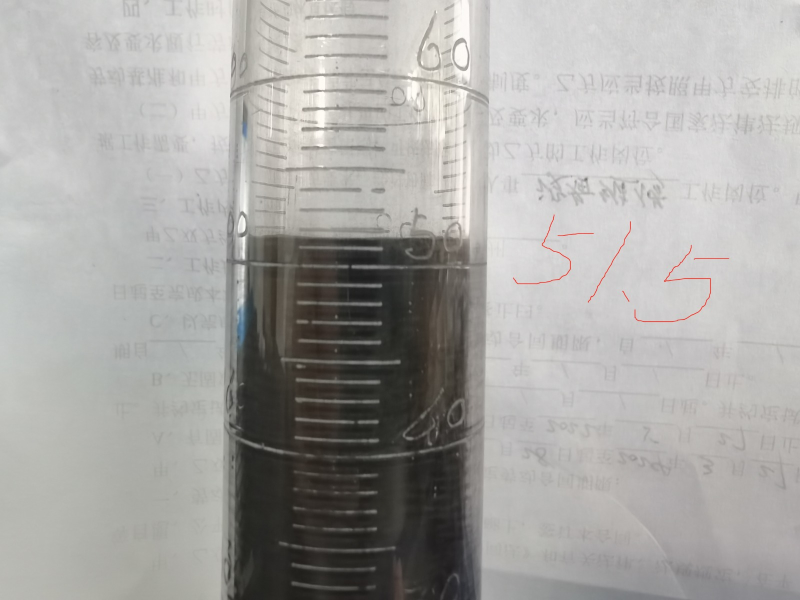
#> input picture sample1.jpg, 1600 x 1200 px, given in place of the camera (shown at 1/2 size)
$ python threshTuningTrackbar_2.py
#> lines starting #> are read from the running program, lines starting #| are printed output that depends on the picture; after the words box and inside, x2 and y2 are one past the last pixel; in counts of white or black regions, pixels touching at a corner belong together
#> further down, img is the input picture: shape (1200, 1600, 3); mean B, G, R 164.9, 167.5, 168.7
### edgeDetect.py
# image capture and compare with one queryImg using FLANN match
# feature completed on Dec 1, functionally working.
# Dec 2, start to get more training pictures, load them in advance, compare all of them
# with target image to find the most matched one

import cv2 as cv
import numpy as np
# from cv2 import xfeatures2d
from os import walk
import math


# [54 lines left out: functions euclideanDist, rescaleFrame, setFrameRes, reorder, not called in this run]


# find 4 corners that are closed graph with minArea,cornerNumber
def getRequiredContoursByHarrisCorner(img, blurr_level, threshold_1,threshold_2,kernel,
                        blockSize=2,ksize=3,k=0.04,
                        draw=True, needPreProcess=True):
    """

    :param img: original image
    :param blurr_level: kernel size for GaussianBlur
    :param threshold_1: canny threshold 1
    :param threshold_2: canny threshold 2
    :param kernel:  dilate and erode kernel
    :param draw:  draw a rectangle around detected contour  or not ?
    :return: img , list of satisfactory contours_related info (area, approx, boundingbox )
    """
#> called with blurr_level = 5, threshold_1 = 86, threshold_2 = 245, kernel = array of shape (5, 5), blockSize = 2, ksize = 3, k = 0.04, draw = False
    if needPreProcess:
        gray = cv.cvtColor(img, cv.COLOR_BGR2GRAY)
        blur = cv.GaussianBlur(gray, (blurr_level, blurr_level), 1)
        imgCanny = cv.Canny(blur, threshold_1,threshold_2)
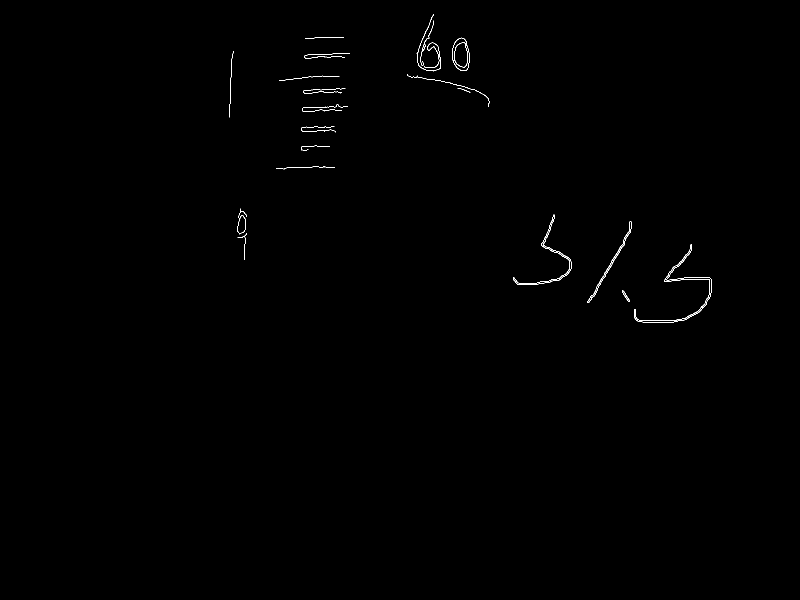
#> imgCanny: shape (1200, 1600) (shown at 1/2 size); 0.24% white in thin lines or dots, all inside (x1, y1, x2, y2) = (459, 28, 1423, 645)
        imgDilate = cv.dilate(imgCanny, kernel=kernel, iterations=3)
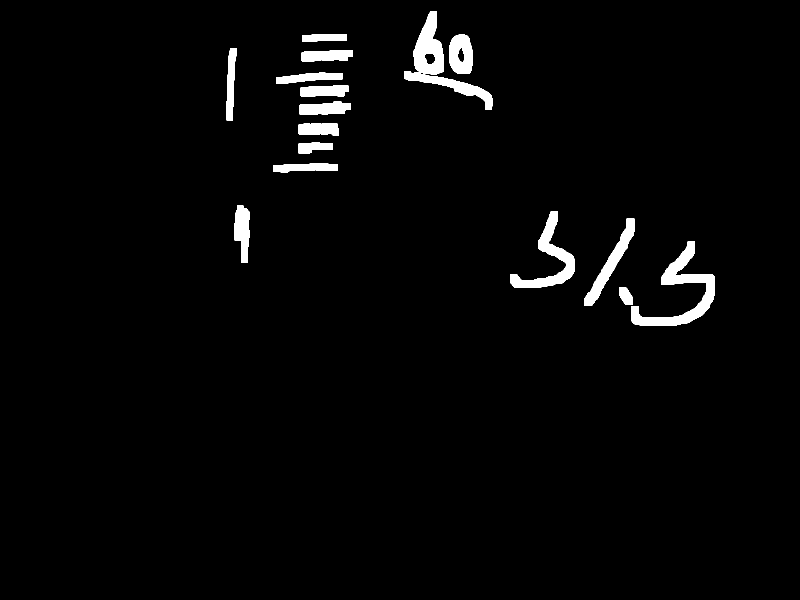
#> imgDilate: shape (1200, 1600) (shown at 1/2 size); 2.4% white; 16 white regions, largest, box (x1, y1, x2, y2) and area: (808, 22, 985, 220) 8135, (1262, 483, 1429, 651) 7489, (1020, 423, 1149, 575) 5335
        imgErode = cv.erode(imgDilate, kernel, iterations=3)
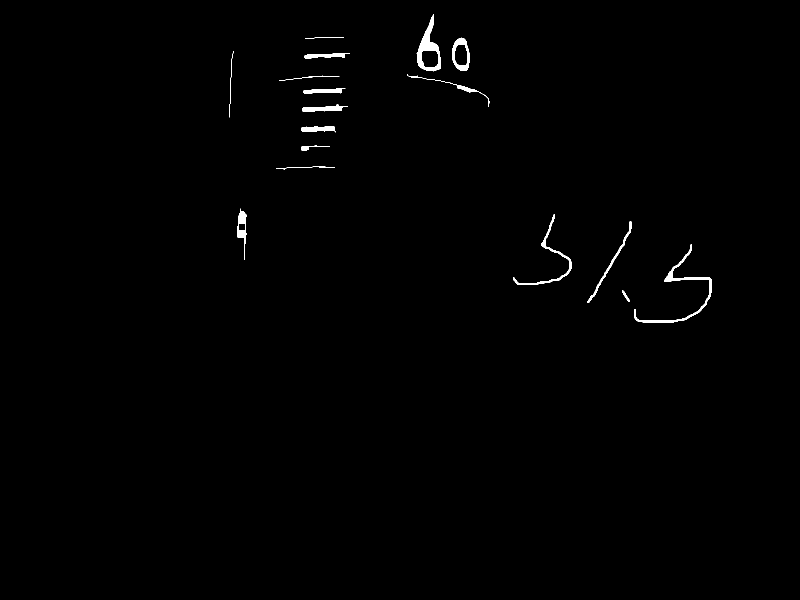
#> imgErode: shape (1200, 1600) (shown at 1/2 size); 0.56% white; 17 white regions, largest, box (x1, y1, x2, y2) and area: (833, 28, 882, 143) 1894, (1268, 489, 1423, 645) 1705, (1026, 429, 1143, 569) 1075
    else:
        imgErode = img

    grayf32 = np.float32(imgErode)
    dst = cv.cornerHarris(grayf32, blockSize=blockSize, ksize=ksize, k=k)
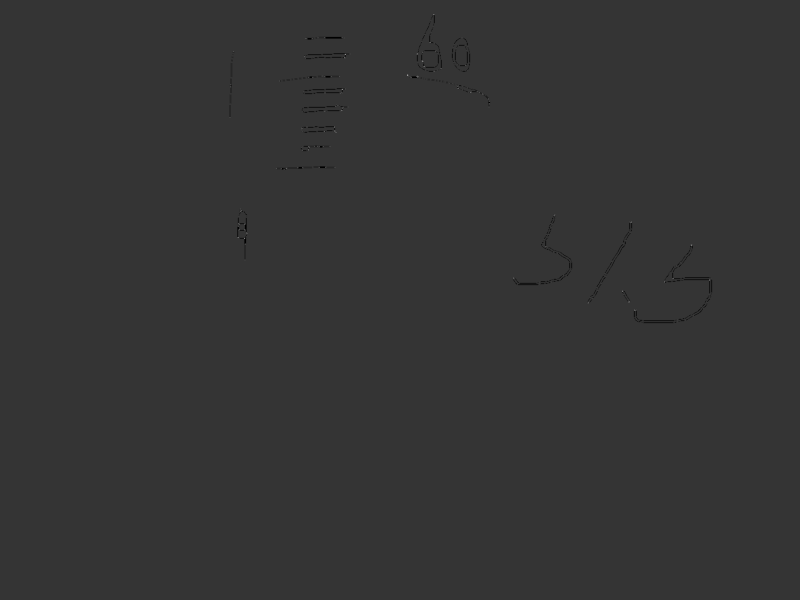
#> dst: shape (1200, 1600) float32 (shown at 1/2 size); min -169130016, max 648276736, mean -323625; drawn with min black and max white

    if dst is None:
        return False, None
    finalContours = []
    img[dst > 0.01*dst.max()] = [0,0,255]
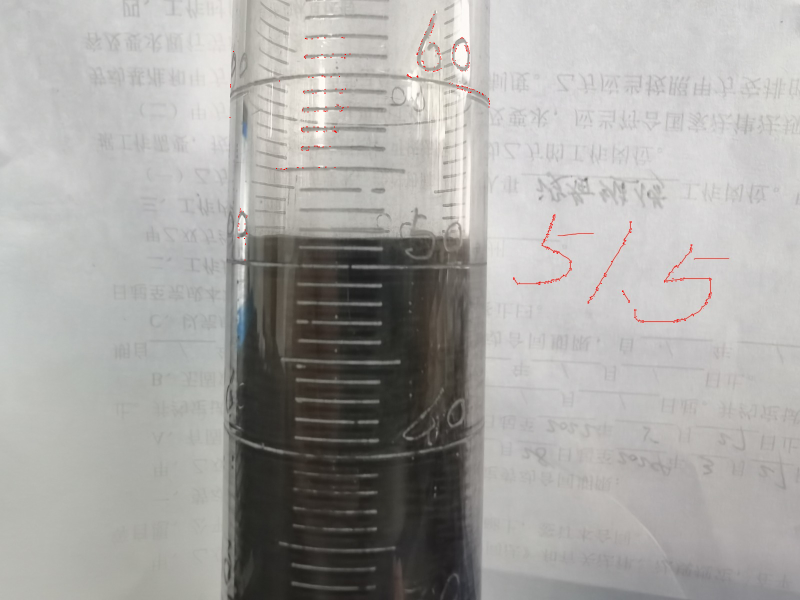
#> img: shape (1200, 1600, 3) (shown at 1/2 size); 0.08% of pixels changed, all inside (x1, y1, x2, y2) = (459, 28, 1424, 646)

    return img, finalContours

    dst = cv.dilate(dst, None)
    ret, dst = cv.threshold(dst, 0.01*dst.max(), 255, 0)
    dst = np.uint8(dst)

    # find centroids
    ret, labels, stats, centroids = cv.connectedComponentsWithStats(dst)
    # define the criteria to stop and refine the corners
    criteria = (cv.TERM_CRITERIA_EPS + cv.TERM_CRITERIA_MAX_ITER, 100, 0.001)
    corners = cv.cornerSubPix(grayf32,np.float32(centroids),(5,5),(-1,-1),criteria)
    # Now draw them
    res = np.hstack((centroids,corners))
    res = np.int0(res)
    if draw:
        img[res[:,1],res[:,0]]=[0,0,255]
        img[res[:,3],res[:,2]] = [0,255,0]
        # cv.imwrite('subpixel5.png', img)

    #
    # points = reorder((res[:,1], res[:,0]))

    # for c in contours:
    #     area = cv.contourArea(c)
    #     peri = cv.arcLength(c, True)
    #     approx = cv.approxPolyDP(c, 0.01*peri, True)
    #
    #     # reorder approximate points array in the  order of
    #     # 1(topleft),2(topright),3(bottomleft),4(bottomright)
    #
    #     if area <= maxArea and area >= minArea and len(approx) >= cornerNumber:
    #         #find approx bounding box coordinates, and draw it in Green
    #         x,y,w,h = cv.boundingRect(c)
    #         # if draw:
    #         # cv.rectangle(img, (x,y),(x+w,y+h),(0,255,0), 2)
    #         # cv.putText(img,"area={:.1f}".format(area),(x,y+30),
    #         #            cv.FONT_HERSHEY_COMPLEX_SMALL,1,(255,0,0),2)
    #
    #         # bbox = cv.boundingRect(approx)
    #         #find minimum area of the contour
    #         rect = cv.minAreaRect(approx)
    #         # (x,y),(w,h) ,angle = rect    x,y is the center, w is width, h is height of the round rectangle
    #         # calculate coordinates of the minimum area rectangle
    #         box = cv.boxPoints(rect)
    #
    #         # normalize coordinates to integers
    #         box = np.int0(box)
    #         # print('area ={}, minAreaRect box coordinates = {}'.format(area, box))
    #
    #         #draw the contour's minAreaRect box in RED
    #         if draw: cv.drawContours(img, [box], 0, (0, 0, 255), 2)
    #
    #         finalContours.append((area, approx, box))
    #         # # calculate center and radius of minimum enclosing circle
    #         # (x,y),r = cv.minEnclosingCircle(c)
    #         # # cast to integers
    #         # center = (int(x),int(y))
    #         # radius = int(r)
    #         # # draw minEnclosingCircle in blue
    #         # cv.circle(img, center, radius, (255, 0, 0), 2)
    #
    # # cv.imshow(windowName, img)
    # # sort the list by contour's area, so that the larger contours are in the first
    # finalContours = sorted(finalContours, key=lambda x: x[0], reverse=True)
    # finalContours.append((200, approx, box))
    return img, finalContours


# find contours that  are closed graph with minArea,cornerNumber,
# used to look for the upper water level inside test tube
# this function plays extremely  important role.!!! be careful of input parameters
# [567 lines left out: functions getRequiredContoursByThreshold, getRequiredContours, warpImg, extractValidROI, isolateROI, lineDetection and 5 more, not called in this run]


cameraResW = 1920
cameraResH = 1080
scale = 2
wP = 300*scale
hP = 300*scale
SY,EY = 416, 960
SX,EX = 768, 1364
MAX_DES_DIFF_PER = 0.34     # allowable maximum descriptors number difference in percentage when comparing 2 images
MIN_MATCHED_PER =0.70       # threshold , minimum matched descriptors number in percentage when comparing 2 images
import argparse, os.path

# [130 lines that do not run on import are left out]

### threshTuningTrackbar_2.py
# import numpy as np
# import cv2 as cv
# filename = '1.png'
# img = cv.imread(filename)
# gray = cv.cvtColor(img, cv.COLOR_BGR2GRAY)
# gray = np.float32(gray)
# dst = cv.cornerHarris(gray,2,3,0.04)
# #result is dilated for marking the corners, not important
# dst = cv.dilate(dst,None)
# # Threshold for an optimal value, it may vary depending on the image.
# img[dst>0.01*dst.max()]=[0,0,255]
# cv.imshow('dst',img)
# if cv.waitKey(0) & 0xff == 27:
#     cv.destroyAllWindows()
#
# utility to try out different blur level and threshold level
# in order to get a good contour rectangle
#
# press 'a' key to save current images(original,detected,warped_image) to disk for late checking
#     press esc key to exit

import cv2
import numpy as np
from edgeDetect import warpImg,getRequiredContoursByHarrisCorner
import argparse

def func(x):
    pass


cameraResW = 800
cameraResH = 600
scale = 2
wP = 300*scale
hP = 300*scale


if __name__ == '__main__':
    parser = argparse.ArgumentParser(description="utility to tune thresholds")
    parser.add_argument("--liveMode", dest='webCam', help='use camera to capture (1) or simulate (0)', default=1, type=int)
    args = parser.parse_args()
    print(args)

    if args.webCam:
        camera = cv2.VideoCapture(0)
        camera.set(3,cameraResW)
        camera.set(4,cameraResH)
        originalFileName = 'originLiveCapture.png'

    else:
        originalFileName = "./bak_pictures/chessboard.jpg"
        img = cv2.imread(originalFileName)

    windowName = 'looking for main Contour image by corner detection '
    cv2.namedWindow(windowName)

    saveLcdScreenMarked = False
    saveWarpImg = False
    saveLcdInternal = False
    drawRect = False


    tbHarrisBlockSize = 'Harris BlockSize'
    tbHarrisKSize = "Harris KSize"
    tbHarrisK = 'Harris K'
    cv2.createTrackbar(tbHarrisBlockSize, windowName, 2, 50, func)
    cv2.createTrackbar(tbHarrisKSize, windowName, 2, 31, func)
    cv2.createTrackbar(tbHarrisK, windowName, 1, 100, func)

    tbCannyThr1 = 'canny threshold low'
    tbCannyThr2 = 'canny threshold high'
    cv2.createTrackbar(tbCannyThr1, windowName, 0, 255, func)
    cv2.createTrackbar(tbCannyThr2, windowName, 0, 255, func)
    tbBlurlevel = 'blur level'
    cv2.createTrackbar(tbBlurlevel, windowName, 1, 50, func)

    tbMinArea = 'minArea'
    tbMaxArea = 'maxArea'
    cv2.createTrackbar(tbMinArea, windowName, 20, 50000, func)
    cv2.createTrackbar(tbMaxArea, windowName, 20, 500000, func)

    switch = '0 : Origin\n1 : Gray\n2 : blur\n 3: Canny\n 4: dilate\n 5:erode\n'
    cv2.createTrackbar(switch, windowName, 0, 5, func)
    cv2.setTrackbarPos(switch, windowName, 5)
    cv2.setTrackbarPos(tbBlurlevel, windowName, 4)
    cv2.setTrackbarPos(tbMinArea, windowName, 50000)
    cv2.setTrackbarPos(tbMaxArea, windowName, 78773)
    cv2.setTrackbarPos(tbCannyThr1, windowName, 86)
    cv2.setTrackbarPos(tbCannyThr2, windowName, 245)

    cv2.setTrackbarPos(tbHarrisBlockSize, windowName, 2)
    cv2.setTrackbarPos(tbHarrisKSize, windowName, 3)
    cv2.setTrackbarPos(tbHarrisK, windowName, 4)

    kernel = np.ones((5, 5))
    while(1):
        if args.webCam:
            success, img = camera.read()
            if not success:
                break
        threshold_1 = cv2.getTrackbarPos(tbCannyThr1, windowName)
        threshold_2 = cv2.getTrackbarPos(tbCannyThr2, windowName)
        blurr_level = cv2.getTrackbarPos(tbBlurlevel, windowName)
        blurr_level = (lambda x: x+1 if x % 2 == 0 else x)(blurr_level)    # avoid even

        minArea = cv2.getTrackbarPos(tbMinArea, windowName)
        maxArea = cv2.getTrackbarPos(tbMaxArea, windowName)
        s = cv2.getTrackbarPos(switch, windowName)

        harrisBlkSize = cv2.getTrackbarPos(tbHarrisBlockSize, windowName)
        if harrisBlkSize in [0, 1]:
            harrisBlkSize = 2
        harrisKSize = cv2.getTrackbarPos(tbHarrisKSize, windowName)
        harrisKSize = (lambda x: x+1 if x % 2 == 0 else x)(harrisKSize)    # avoid even
        harrisK = cv2.getTrackbarPos(tbHarrisK, windowName)*0.01

        gray = cv2.cvtColor(img, cv2.COLOR_BGR2GRAY)
        if s == 0:
            cv2.imshow(windowName, img)
        elif s == 1:
            cv2.imshow(windowName, gray)
        elif s == 2:
            blur = cv2.GaussianBlur(gray, (blurr_level, blurr_level), 1)
            cv2.imshow(windowName, blur)
        elif s == 3:
            blur = cv2.GaussianBlur(gray, (blurr_level, blurr_level), 1)
            imgCanny = cv2.Canny(blur, threshold_1, threshold_2)
            cv2.imshow (windowName, imgCanny)

        elif s == 4:
            blur = cv2.GaussianBlur(gray, (blurr_level, blurr_level), 1)
            imgCanny = cv2.Canny(blur, threshold_1, threshold_2)
            imgDilate = cv2.dilate(imgCanny, kernel=kernel, iterations=3)
            cv2.imshow (windowName, imgDilate)
        elif s == 5:
            # get the lcd Screen part rectangle from original img
            contours_img = img.copy()
            contours_img, conts = getRequiredContoursByHarrisCorner(contours_img, blurr_level, threshold_1, threshold_2,
                                                      kernel,
                                                      blockSize=harrisBlkSize, ksize=harrisKSize,k=harrisK, draw=drawRect,
                                                      needPreProcess=True)
#> conts = []
            cv2.imshow(windowName,contours_img)
            if len(conts) != 0:
                print('conts = {}'.format(conts))
                minAreaRectBox = conts[0][2]
                # project the lcd screen to (wP,hP) size, make a imgWarp for the next step
                imgWarp = warpImg(contours_img, minAreaRectBox, wP, hP)
                cv2.imshow('warped lcd screen img', imgWarp)

            # end of getcontours
        k = cv2.waitKey(1) & 0xFF
#> (key Esc is pressed here)
        if k == 27:
            break
        if k == ord('a') or k == 'A':
        # save current frames(lcdScreenMarkedout, warpImg and contours_img2) to disk
            saveLcdScreenMarked = True
            saveWarpImg = True
            saveLcdInternal = True
        elif k == ord('d') or k == ord('D'):  # enable draw rectangle around contours
            drawRect = True
        elif k == ord('u') or k == ord('U'):  # disable draw rectangle around contours
            drawRect = False

    cv2.destroyAllWindows()

$ run again, on sample3.jpg
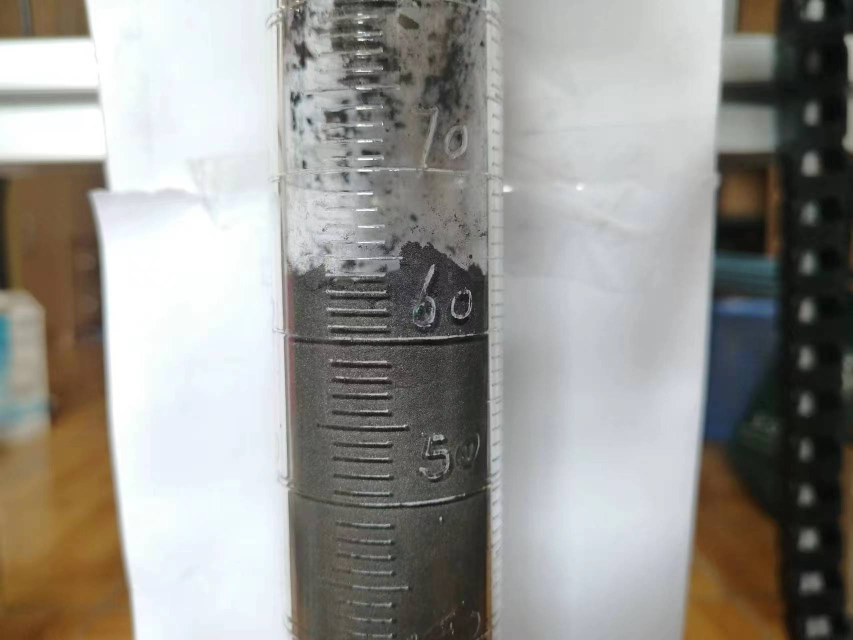
#> input picture sample3.jpg, 1706 x 1280 px, given in place of the camera (shown at 1/2 size)
#> img is the input picture: shape (1280, 1706, 3); mean B, G, R 144, 148.9, 150.7
#> in getRequiredContoursByHarrisCorner, `imgCanny = cv.Canny(blur, threshold_1,threshold_2)`:
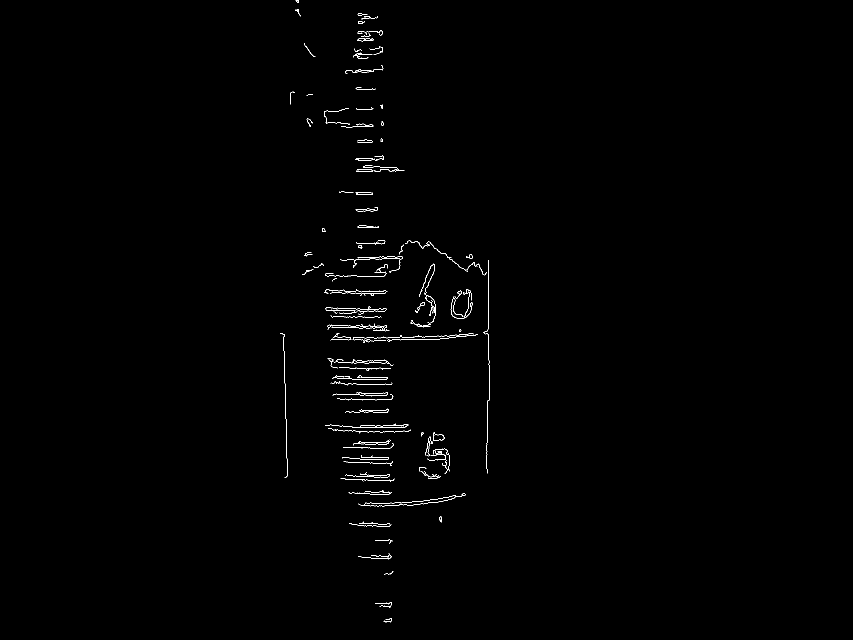
#> imgCanny: shape (1280, 1706) (shown at 1/2 size); 0.49% white in thin lines or dots, all inside (x1, y1, x2, y2) = (560, 0, 980, 1245)
#> imgDilate: shape (1280, 1706); 5.2% white; 46 white regions, largest, box (x1, y1, x2, y2) and area: (644, 475, 986, 953) 29410, (649, 711, 793, 777) 7840, (832, 859, 906, 964) 5515
#> imgErode: shape (1280, 1706); 1.5% white; 51 white regions (1 under 20 px), largest, box (x1, y1, x2, y2) and area: (651, 613, 956, 685) 4926, (655, 717, 787, 771) 3808, (650, 847, 822, 867) 2036
#> in getRequiredContoursByHarrisCorner, `img[dst > 0.01*dst.max()] = [0,0,255]`:
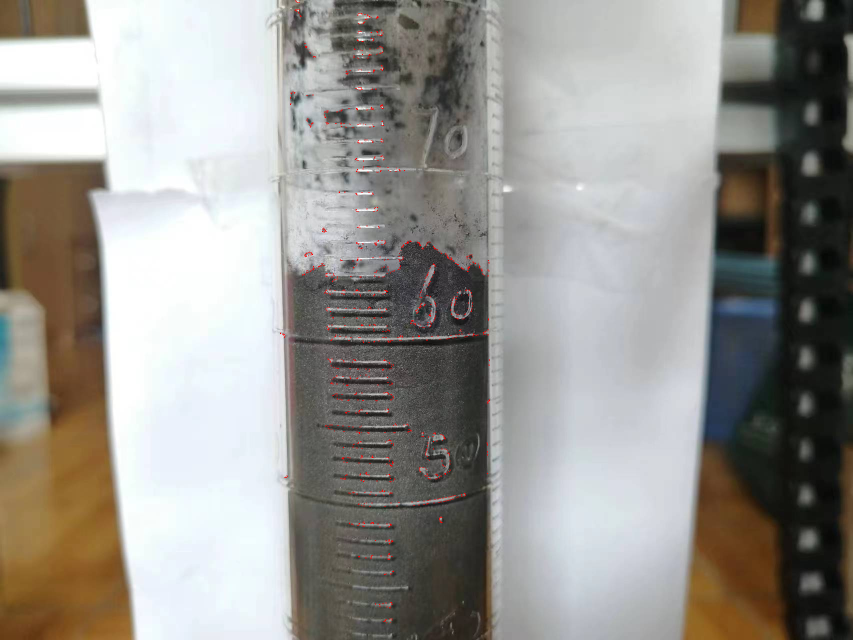
#> img: shape (1280, 1706, 3) (shown at 1/2 size); 0.2% of pixels changed, all inside (x1, y1, x2, y2) = (560, 0, 980, 1246)
#> conts = []
